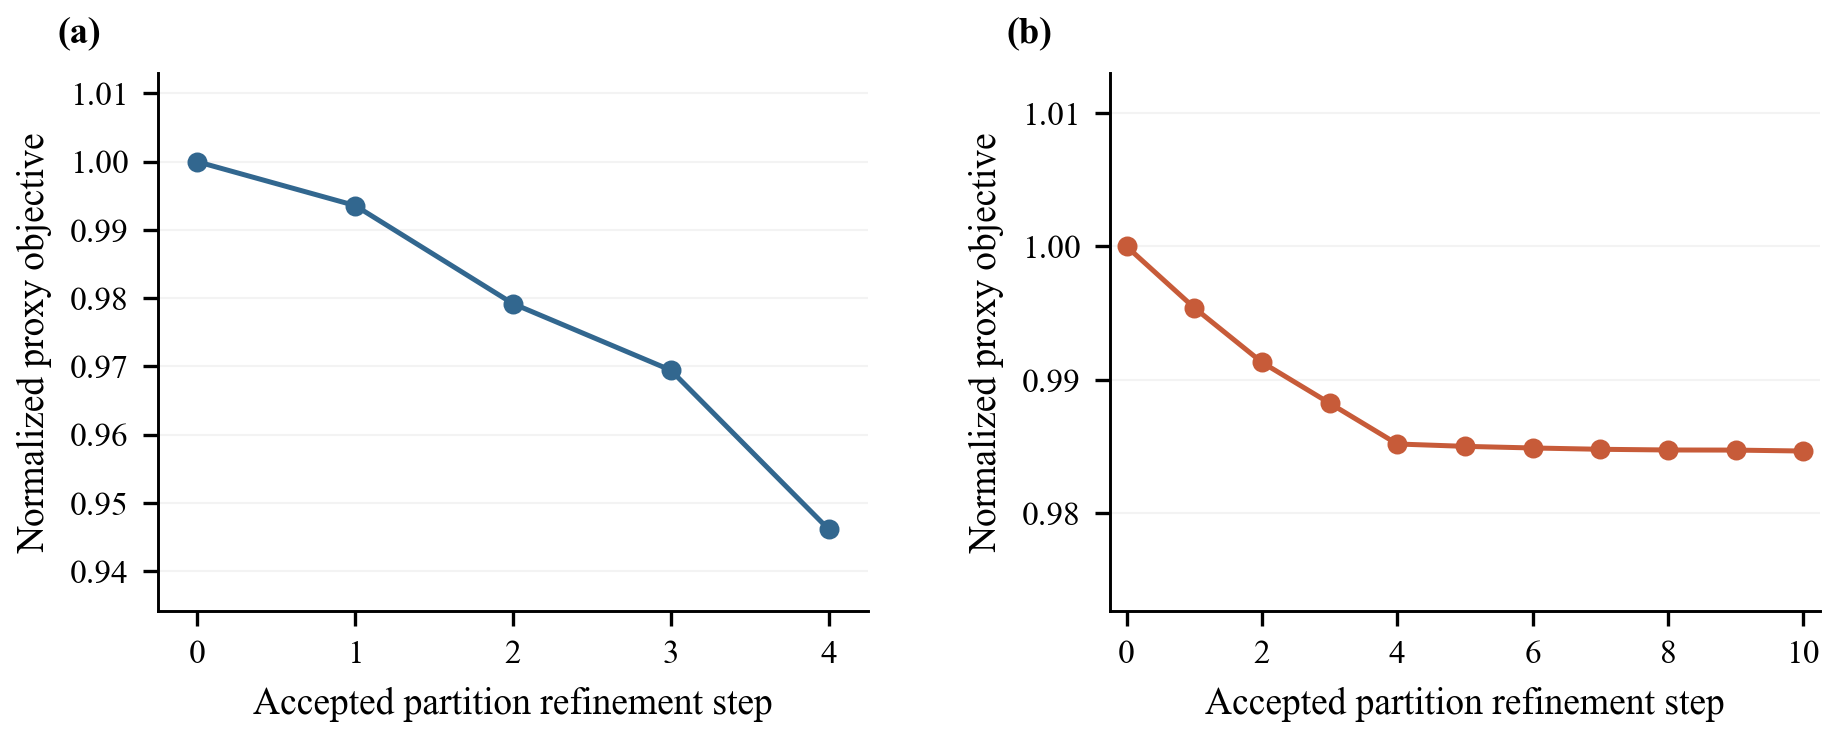

Here is the Python script that generated this plot:
"""Offline graph-partition proxy objective, explicitly not simulator latency."""

import matplotlib.pyplot as plt

from common import HELIX, OURS, panel, read, save


def main():
    fig, axes = plt.subplots(1, 2, figsize=(7.15, 2.6))
    for ax, s, letter, color in zip(axes, ("single", "multi"), "ab", (HELIX, OURS)):
        trace = read(f"experiments/critical_graph/runs/{s}_final/placement.json")["trace"]
        steps = [p["step"] for p in trace]
        scores = [p["score"] for p in trace]
        assert steps == list(range(len(steps)))
        ax.plot(steps, scores, color=color, marker="o", markersize=3.8,
                linewidth=1.2)
        ax.set_xlim(-0.25, max(steps) + 0.25)
        ax.set_xticks(range(0, max(steps) + 1, max(1, len(steps) // 5)))
        ax.set_ylim(min(scores) - 0.012, 1.013)
        ax.set_xlabel("Accepted partition refinement step")
        ax.set_ylabel("Normalized proxy objective")
        ax.grid(axis="y", alpha=0.15, linewidth=0.5)
        panel(ax, letter)
    fig.subplots_adjust(wspace=0.34, bottom=0.21, top=0.9)
    save(fig, "fig11_partition_trace")


if __name__ == "__main__":
    main()
